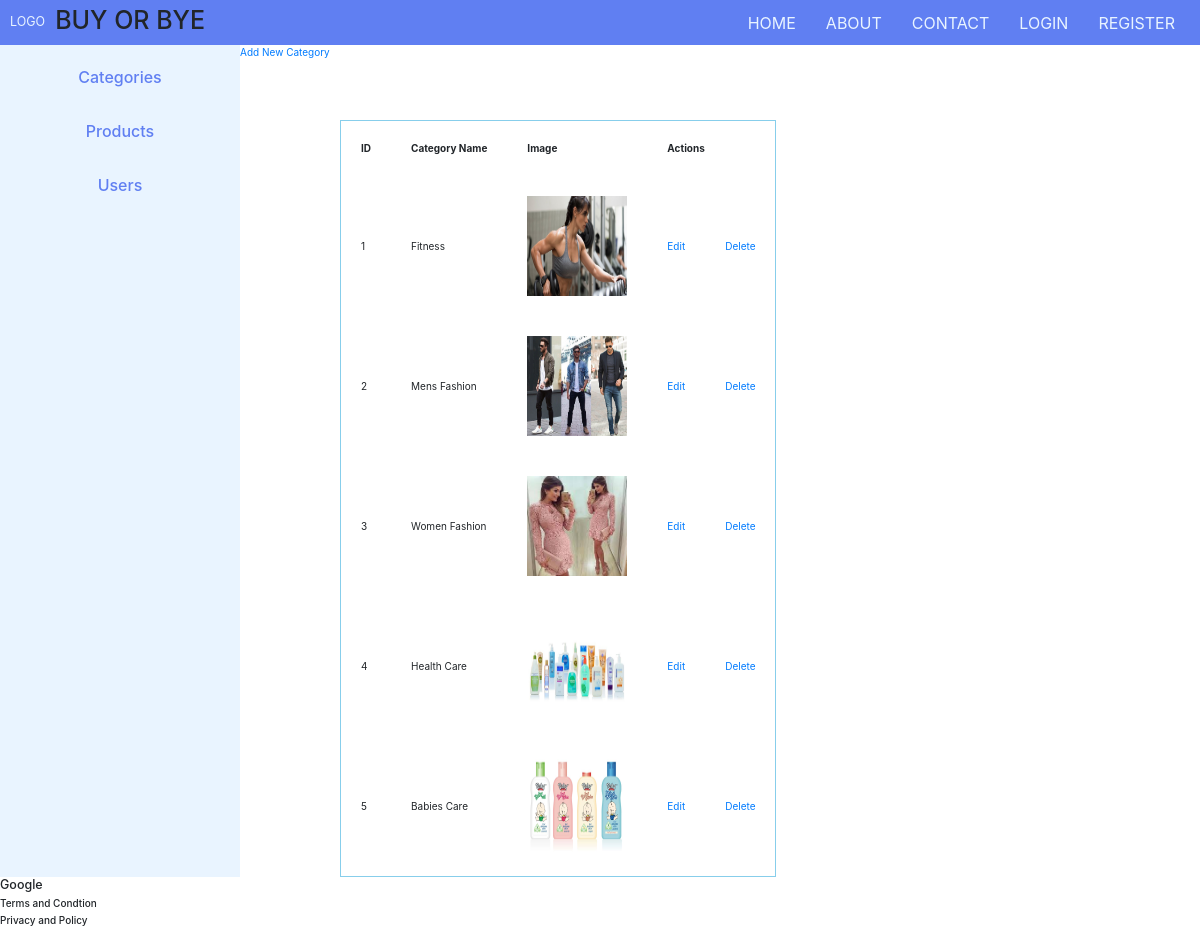
The app's page /category.php with its own data.
### tables this page shows
CREATE TABLE `category` (
  `category_id` int(11) NOT NULL,
  `categoryname` varchar(100) NOT NULL,
  `destination` varchar(100) NOT NULL
);

### database.php (called while the page is built, shortened)
<?php
class Database{
    private $pdo;
    public function __construct()
    {
        $host='localhost';
        $db_name='lab1';
        $db_username='root';
        $db_password='';
        $options=array(
            PDO::ATTR_ERRMODE => PDO::ERRMODE_EXCEPTION,
            PDO::ATTR_DEFAULT_FETCH_MODE => PDO::FETCH_ASSOC
        );
        $this->pdo = new PDO("mysql:host=$host; dbname=$db_name", $db_username, $db_password, $options);
    }
    public function fetchAll ($sql, $parameters = NULL)
    {
        $statement=$this->pdo->prepare($sql);
        $statement->execute($parameters);
        return $statement->fetchAll();
    }
}

### category-model.php (called while the page is built, shortened)
<?php
require_once 'database.php';
class CategoryModel
{
    function get_all()
    {
        $database = new Database();
        $sql = 'select * from category';
        return $database->fetchAll($sql);
    }
}

### category.php (the view)
<?php
    include 'category-model.php';
    $category = new CategoryModel();
    $rows = $category->get_all();
?>
<?php include('include/header.php')?>
<?php include('include/dashboard.php')?>
    <div class="new">
        <a href="category-new.php"> Add New Category</a>
    </div>
    <div class="category">
        <table style="margin-top: 60px; margin-left:100px; border:1px solid skyblue" cellspacing="20px" cellpadding="20px">
            <tr>
                <th>ID</th>
                <th>Category Name</th>
                <th>Image</th>
                <th colspan="2">Actions</th>
            </tr>
            <?php foreach($rows as $row): ?>
                <tr>
                    <td><?php echo $row['category_id']; ?></td>
                    <td><?php echo $row['categoryname']; ?></td>
                    <td>
                        <a href="display.php?category=<?php echo $row['category_id'];?>">
                            <?php echo "<img src='{$row['destination']}' alt='no image' style='width:100px; height:100px'/>"?>
                        </a>
                    </td>
                    <td>
                        <a href="category-update.php?id=<?php echo $row['category_id']; ?>">
                            Edit
                        </a>
                    </td>
                    <td>
                        <a href="category-delete.php?id=<?php echo $row['category_id']; ?>"> Delete</a>
                    </td>
                </tr>
            <?php endforeach; ?>
        </table>
<?php include('include/footer.php')?>

### assets_front/css/custom.css (style rules this page uses)
html { font-size: 10px; }
body { -webkit-box-sizing: border-box; box-sizing: border-box; font-family: 'Poppins', sans-serif; }
a, a:hover, a:visited, a:focus { text-decoration: none; color: inherit; }
a { -webkit-transition: 0.5s; transition: 0.5s; }

### records on screen
category: category_id "1", categoryname "Fitness", destination (picture)
category: category_id "2", categoryname "Mens Fashion", destination (picture)
category: category_id "3", categoryname "Women Fashion", destination (picture)
category: category_id "4", categoryname "Health Care", destination (picture)
category: category_id "5", categoryname "Babies Care", destination (picture)
